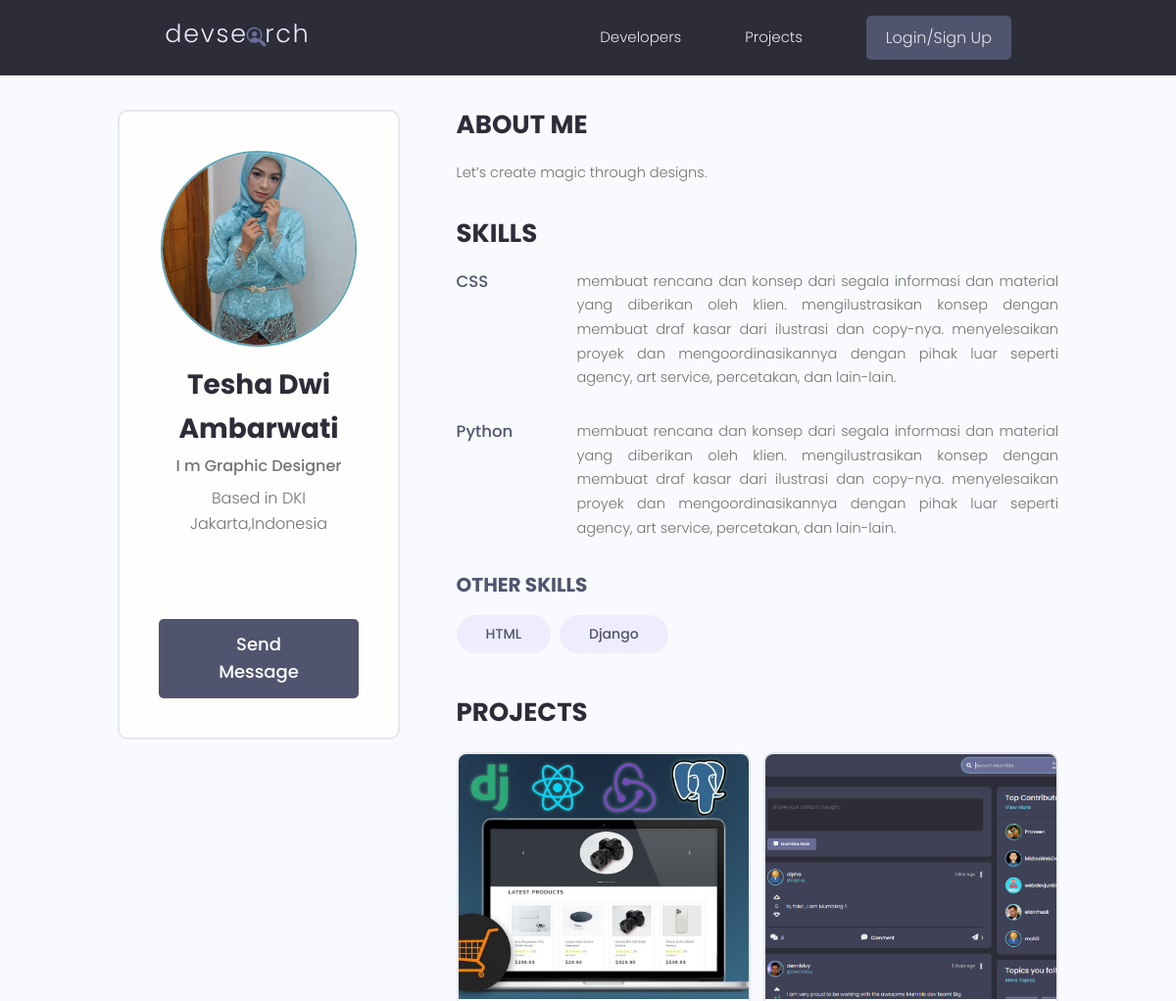
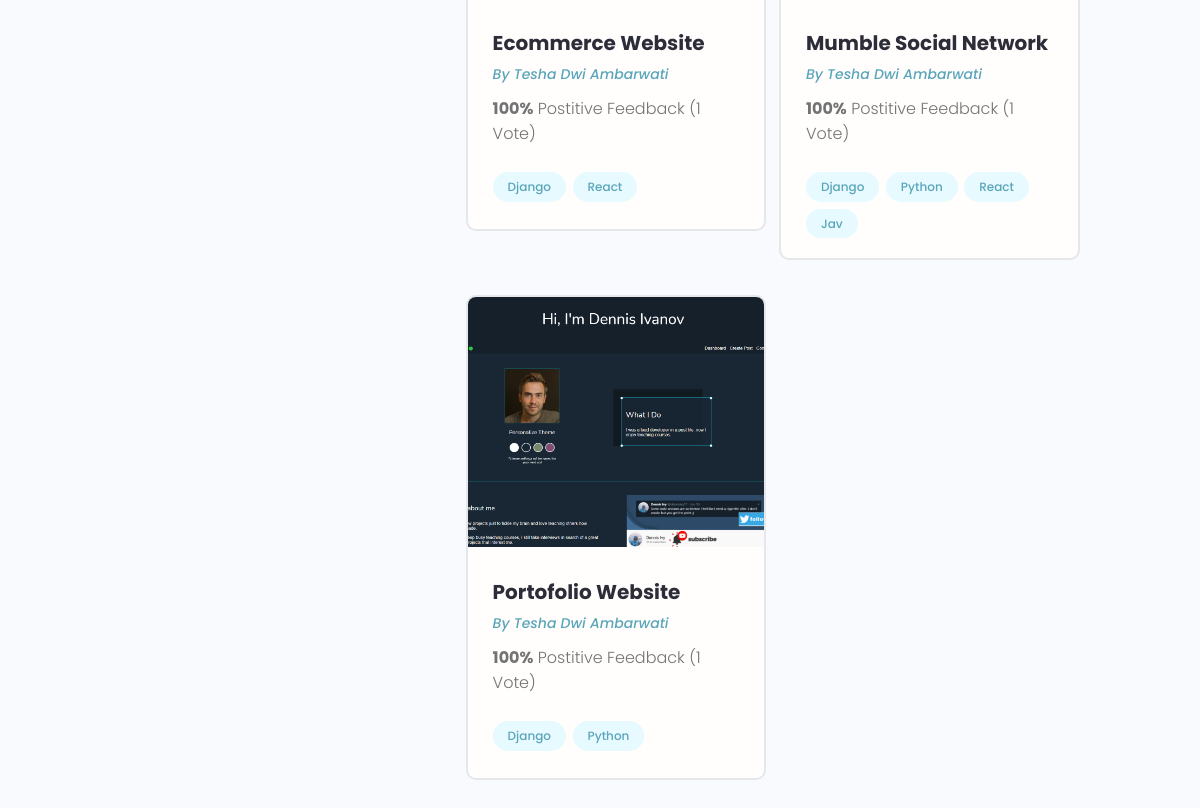
Screenshot of /profile/0fb4bee7-3b3c-4b3d-b4db-f7dceede2573/ with the database file from the repository (2 pictures, top to bottom).
### users/models.py (models this page shows, shortened)
class Profile(models.Model):
    user = models.OneToOneField(User, on_delete=models.CASCADE, null=True, blank=True)
    name = models.CharField(max_length=200, blank=True, null=True)
    email = models.EmailField(max_length=500, blank=True, null=True)
    username = models.CharField(max_length=200, blank=True, null=True)
    location = models.CharField(max_length=200, blank=True, null=True)
    short_intro = models.CharField(max_length=200, blank=True, null=True)
    bio = models.TextField(blank=True, null=True)
    profile_image = models.ImageField(null=True, blank=True, upload_to='profiles/', default="profiles/user-default.png")
    social_github = models.CharField(max_length=200, blank=True, null=True)
    social_twitter = models.CharField(max_length=200, blank=True, null=True)
    social_linkedin = models.CharField(max_length=200, blank=True, null=True)
    social_youtube = models.CharField(max_length=200, blank=True, null=True)
    social_website = models.CharField(max_length=200, blank=True, null=True)
    created = models.DateTimeField(auto_now_add=True)
    id = models.UUIDField(default=uuid.uuid4, unique=True, primary_key=True, editable=False)
    class Meta:
        ordering = ['created']
    @property
    def imageURL(self):
        try:
            url = self.profile_image.url
        except:
            url = ''
        return url

class Skill(models.Model):
    owner = models.ForeignKey(
        Profile, on_delete=models.CASCADE, null=True, blank=True)
    name = models.CharField(max_length=200, blank=True, null=True)
    description = models.TextField(null=True, blank=True)
    created = models.DateTimeField(auto_now_add=True)
    id = models.UUIDField(default=uuid.uuid4, unique=True,
                           primary_key=True, editable=False)
    def __str__(self):
        return str(self.name)

### projects/models.py (models this page shows, shortened)
class Project(models.Model):
    owner = models.ForeignKey(Profile, null=True, blank=True, on_delete=models.CASCADE)
    title = models.CharField(max_length=200)
    description = models.TextField(null=True, blank=True)
    featured_image = models.ImageField(null=True, blank=True, default="default.jpg")
    demo_link = models.CharField(max_length=2000, null=True, blank=True)
    source_link = models.CharField(max_length=2000, null=True, blank=True)
    tags = models.ManyToManyField('Tag', blank=True)
    vote_total = models.IntegerField(default=0, null=True, blank=True)
    vote_ratio = models.IntegerField(default=0, null=True, blank=True)
    created = models.DateTimeField(auto_now_add=True)
    id = models.UUIDField(default=uuid.uuid4, unique=True,
                           primary_key=True, editable=False)
    class Meta:
        ordering = ['-vote_ratio', '-vote_total', 'title']
    @property
    def imageURL(self):
        try:
            url = self.featured_image.url
        except:
            url = ''
        return url

class Tag(models.Model):
    name = models.CharField(max_length=200)
    created = models.DateTimeField(auto_now_add=True)
    id = models.UUIDField(default=uuid.uuid4, unique=True, primary_key=True, editable=False)
    def __str__(self):
        return self.name

### users/views.py (the view)
# urls.py: path('profile/<str:pk>/', views.userProfile, name="user-profile"),
def userProfile(request, pk):
    profile = Profile.objects.get(id=pk)
    topSkills = profile.skill_set.exclude(description__exact="")
    otherSkills = profile.skill_set.filter(description="")
    context = {'profile': profile, 'topSkills': topSkills, "otherSkills": otherSkills}
    return render(request, 'users/user-profile.html', context)

### users/templates/users/user-profile.html (shortened to what this page needs)
{% extends 'main.html' %}
{% block content %}
 <main class="profile my-md">
    <div class="container">
      <div class="layout">
        <div class="column column--1of3">
          <div class="card text-center">
            <div class="card__body dev">
              <img class="avatar avatar--xl" src="{{ profile.imageURL }}" />
              <h2 class="dev__name">{{profile.name}}</h2>
              <p class="dev__title">{{profile.short_intro}}</p>
              <p class="dev__location">Based in {{profile.location}}</p>
              <ul class="dev__social">
              </ul>
              {% if request.user.profile.id != profile.id %}
              <a href="{% url 'create-message' profile.id %}" class="btn btn--sub btn--lg">Send Message </a>
              {% endif %}
            </div>
          </div>
        </div>
        <div class="column column--2of3">
          <div class="devInfo">
            <h3 class="devInfo__title">About Me</h3>
            <p class="devInfo__about">{{profile.bio}}</p>
          </div>
          <div class="devInfo">
            <h3 class="devInfo__title">Skills</h3>
            <div class="devInfo__skills">
                {% for skill in topSkills %}
                <div class="devSkill">
                <h4 class="devSkill__title">{{skill.name}}</h4>
                <p class="devSkill__info">{{skill.description}}</p>
              </div>
              {% endfor %}
              <h3 class="devInfo__subtitle">Other Skills</h3>
              <div class="devInfo__otherSkills">
                {% for skill in otherSkills %}
                <span class="tag tag--pill tag--sub tag--lg">
                  <small>{{skill}}</small>
                </span>
                {% endfor %}
              </div>
            </div>
          </div>
          <div class="devInfo">
            <h3 class="devInfo__title">Projects</h3>
            <div class="grid grid--two">
                {% for project in profile.project_set.all %}
              <div class="column">
                <div class="card project">
                  <a href="{% url 'project' project.id %}" class="project">
                    <img class="project__thumbnail" src="{{project.imageURL}}" alt="project thumbnail" />
                    <div class="card__body">
                      <h3 class="project__title">{{project.title}}</h3>
                      <p><a class="project__author" href="{% url 'user-profile' project.owner.id %}">By
                         {{project.owner.name}}</a></p>
                      <p class="project--rating">
                        <span style="font-weight: bold;">{{project.vote_ratio}}%</span> Postitive
                        Feedback ({{project.vote_total}} Vote{{project.vote_total|pluralize:"s"}})
                      </p>
                      <div class="project__tags">
                        {% for tag in project.tags.all %}
                        <span class="tag tag--pill tag--main">
                          <small>{{tag}}</small>
                        </span>
                        {% endfor %}
                      </div>
                    </div>
                  </a>
                </div>
              </div>
              {% endfor %}
            </div>
          </div>
        </div>
      </div>
    </div>
  </main>
{% endblock content %}

### static/styles/app.css (style rules this page uses)
:root { --color-sub: #2d2d39; }
.btn--sub { background-color: var(--color-sub-light); }
.card { border: 2px solid var(--color-light); }
img { width: 100%; }
.profile .card > .dev { padding: 4rem; }
.dev__name { color: var(--color-sub); font-size: 2.8rem; font-weight: 700; margin-top: 1rem; margin-bottom: 0.5rem; }
.dev__title { font-size: 1.6rem; font-weight: 500; line-height: 1.3; }
.dev__location { margin-top: 1rem; }
.dev__social { margin: 3rem 0; list-style: none; display: flex; justify-content: center; gap: 1.5rem; }
.devInfo { margin-bottom: 3rem; }
.devInfo__title, .devInfo__subtitle { font-size: 2.6rem; color: var(--color-sub); text-transform: uppercase; font-weight: 700; margin-bottom: 1.5rem; }
.devInfo__subtitle { font-size: 2rem; color: var(--color-sub-light); }
.devInfo__about, .devSkill__info { font-size: 1.45rem; line-height: 1.7; text-align: justify; }
.devSkill { margin-bottom: 3rem; }
.devSkill__title { font-size: 1.65rem; font-weight: 500; color: var(--color-sub-light); }
@media screen and (min-width: 700px) { .devSkill { display: flex; justify-content: space-between; gap: 3rem; } }
@media screen and (min-width: 700px) { .devSkill__info { flex-basis: 80%; } }
.project__author { font-size: 1.4rem; font-style: italic; }
.project--rating { margin-bottom: 1.6em; margin-top: .5em; }
.project__thumbnail { height: 25rem; object-fit: cover; object-position: top center; }
.project__title { font-size: 2rem; font-weight: 700; color: var(--color-sub); }

### static/uikit/styles/modules/_variables.css (style rules this page uses)
:root { --color-main: #5aa5b9; --color-main-light: #e6faff; --color-sub: #3f4156; --color-sub-light: #51546e; --color-sub-lighter: #ededfd; --color-text: #737373; --color-gray: #8b8b8b; --color-light: #e5e7eb; --color-light-gray: #767676; --color-bg: #f8fafd; --color-white: #fffefd; --color-white-light: #f3f3f3; --color-success: #359e64; --color-success-bg: #def8e8; --color-error: #fc4b0b; --color-error-bg: #fff2ee; --font-base: 'Poppins', arial, helvetica, 'Segoe UI', roboto, ubuntu, sans-serif; --font-monospace: 'Fira Code', 'Courier New', courier, monospace; --font-regular: 300; --font-medium: 500; --font-bold: 700; --generic-shadow: 1px 1px 5px #00000010; --generic-transition: all 0.3s ease-in-out; }

### static/uikit/styles/modules/_base.css (style rules this page uses)
* { margin: 0; padding: 0; box-sizing: border-box; text-rendering: optimizeLegibility; color: inherit; font-size: inherit; }
html { font-size: 50%; }
@media only screen and (min-width: 480px) { html { font-size: 56.25%; } }
@media only screen and (min-width: 1200px) { html { font-size: 62.5%; } }
body { line-height: 1.6; font-weight: 400; font-size: 1.5rem; color: var(--color-text); background-color: var(--color-bg); min-height: 100vh; }

### static/uikit/styles/modules/_typography.css (style rules this page uses)
* { font-family: var(--font-base); }
h2 { font-size: 3.6rem; font-weight: var(--font-bold); }
h3 { font-size: 3.2rem; font-weight: var(--font-medium); }
h4 { font-size: 2.8rem; font-weight: var(--font-medium); }
p, span, strong { font-size: 1.6rem; color: var(--color-text); font-weight: var(--font-regular); }
a { padding-bottom: 2px; text-decoration: none; display: inline-block; color: var(--color-main); font-weight: var(--font-medium); }

### static/uikit/styles/modules/_utilities.css (style rules this page uses)
.container { width: 92%; max-width: 165rem; margin: 0 auto; box-sizing: border-box; }
@media screen and (min-width: 1000px) { .container { width: 90%; } }
@media screen and (min-width: 1200px) { .container { width: 80%; } }
.text-center { text-align: center; }
.my-md { margin: 3rem auto; }

### static/uikit/styles/modules/_avatar.css (style rules this page uses)
.avatar { border-radius: 50%; border: 2px solid var(--color-main); object-fit: cover; }
.avatar--xl { height: 20rem; width: 20rem; }

### static/uikit/styles/modules/_button.css (style rules this page uses)
.btn { display: inline-block; position: relative; cursor: pointer; background-color: var(--color-light); font-weight: var(--font-medium); color: var(--color-sub); text-decoration: none; padding: 1rem 2rem; border-radius: 0.5rem; border: none; width: -webkit-fit-content; width: -moz-fit-content; width: fit-content; height: -webkit-fit-content; height: -moz-fit-content; height: fit-content; font-size: 1.6rem; outline-width: 0; outline-color: transparent; -webkit-backface-visibility: hidden; backface-visibility: hidden; transition: all 0.3s ease-in-out; }
.btn--sub { background-color: var(--color-sub); color: var(--color-white); }
.btn--lg { font-size: 1.8rem; padding: 1.2rem 4.5rem; }

### static/uikit/styles/modules/_card.css (style rules this page uses)
.card { border-radius: 1rem; background-color: var(--color-white); border: 1.5px solid var(--color-light); width: auto; height: auto; margin-top: 0.5rem; margin-bottom: 0.5rem; overflow: hidden; }
.card__body, .card__header { padding: 2rem 2.5rem; }

### rows the page displays
Profile: imageURL (picture), name "Tesha Dwi Ambarwati", short_intro "I m Graphic Designer", location "DKI Jakarta,Indonesia", bio "Let’s create magic through designs."
Skill: name "CSS", description "membuat rencana dan konsep dari segala informasi dan material yang diberikan oleh klien. mengilustrasikan konsep dengan membuat draf kasar dari ilustrasi dan copy-nya. menyelesaikan proyek dan mengoordinasikannya dengan pihak luar seperti agency, art service, percetakan, dan lain-lain."
Skill: name "Python", description "membuat rencana dan konsep dari segala informasi dan material yang diberikan oleh klien. mengilustrasikan konsep dengan membuat draf kasar dari ilustrasi dan copy-nya. menyelesaikan proyek dan mengoordinasikannya dengan pihak luar seperti agency, art service, percetakan, dan lain-lain."
Skill: name "HTML"
Skill: name "Django"
Project: imageURL (picture), title "Ecommerce Website", owner.name "Tesha Dwi Ambarwati", vote_ratio "100", vote_total "1"
Tag: name "Django"
Tag: name "React"
Project: imageURL (picture), title "Mumble Social Network", owner.name "Tesha Dwi Ambarwati", vote_ratio "100", vote_total "1"
Tag: name "Python"
Tag: name "Jav"
Project: imageURL (picture), title "Portofolio Website", owner.name "Tesha Dwi Ambarwati", vote_ratio "100", vote_total "1"
